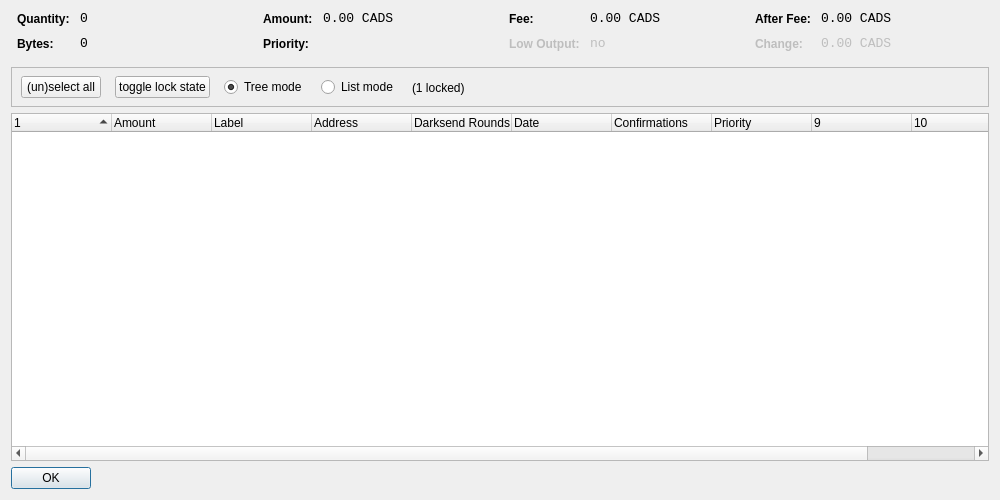
<?xml version="1.0" encoding="UTF-8"?>
<ui version="4.0">
 <class>CoinControlDialog</class>
 <widget class="QDialog" name="CoinControlDialog">
  <property name="geometry">
   <rect>
    <x>0</x>
    <y>0</y>
    <width>1000</width>
    <height>500</height>
   </rect>
  </property>
  <property name="windowTitle">
   <string>Coin Control</string>
  </property>
  <layout class="QVBoxLayout" name="verticalLayout">
   <item>
    <layout class="QHBoxLayout" name="horizontalLayoutTop" stretch="0,0,0,0">
     <property name="topMargin">
      <number>0</number>
     </property>
     <property name="bottomMargin">
      <number>10</number>
     </property>
     <item>
      <layout class="QFormLayout" name="formLayoutCoinControl1">
       <property name="horizontalSpacing">
        <number>10</number>
       </property>
       <property name="verticalSpacing">
        <number>10</number>
       </property>
       <property name="leftMargin">
        <number>6</number>
       </property>
       <property name="rightMargin">
        <number>6</number>
       </property>
       <item row="0" column="0">
        <widget class="QLabel" name="labelCoinControlQuantityText">
         <property name="styleSheet">
          <string notr="true">font-weight:bold;</string>
         </property>
         <property name="text">
          <string>Quantity:</string>
         </property>
        </widget>
       </item>
       <item row="0" column="1">
        <widget class="QLabel" name="labelCoinControlQuantity">
         <property name="font">
          <font>
           <family>Monospace</family>
           <pointsize>10</pointsize>
          </font>
         </property>
         <property name="cursor">
          <cursorShape>IBeamCursor</cursorShape>
         </property>
         <property name="contextMenuPolicy">
          <enum>Qt::ActionsContextMenu</enum>
         </property>
         <property name="text">
          <string notr="true">0</string>
         </property>
         <property name="textInteractionFlags">
          <set>Qt::LinksAccessibleByMouse|Qt::TextSelectableByKeyboard|Qt::TextSelectableByMouse</set>
         </property>
        </widget>
       </item>
       <item row="1" column="0">
        <widget class="QLabel" name="labelCoinControlBytesText">
         <property name="styleSheet">
          <string notr="true">font-weight:bold;</string>
         </property>
         <property name="text">
          <string>Bytes:</string>
         </property>
        </widget>
       </item>
       <item row="1" column="1">
        <widget class="QLabel" name="labelCoinControlBytes">
         <property name="font">
          <font>
           <family>Monospace</family>
           <pointsize>10</pointsize>
          </font>
         </property>
         <property name="cursor">
          <cursorShape>IBeamCursor</cursorShape>
         </property>
         <property name="contextMenuPolicy">
          <enum>Qt::ActionsContextMenu</enum>
         </property>
         <property name="text">
          <string notr="true">0</string>
         </property>
         <property name="textInteractionFlags">
          <set>Qt::LinksAccessibleByMouse|Qt::TextSelectableByKeyboard|Qt::TextSelectableByMouse</set>
         </property>
        </widget>
       </item>
      </layout>
     </item>
     <item>
      <layout class="QFormLayout" name="formLayoutCoinControl2">
       <property name="horizontalSpacing">
        <number>10</number>
       </property>
       <property name="verticalSpacing">
        <number>10</number>
       </property>
       <property name="leftMargin">
        <number>6</number>
       </property>
       <property name="rightMargin">
        <number>6</number>
       </property>
       <item row="0" column="0">
        <widget class="QLabel" name="labelCoinControlAmountText">
         <property name="styleSheet">
          <string notr="true">font-weight:bold;</string>
         </property>
         <property name="text">
          <string>Amount:</string>
         </property>
        </widget>
       </item>
       <item row="0" column="1">
        <widget class="QLabel" name="labelCoinControlAmount">
         <property name="font">
          <font>
           <family>Monospace</family>
           <pointsize>10</pointsize>
          </font>
         </property>
         <property name="cursor">
          <cursorShape>IBeamCursor</cursorShape>
         </property>
         <property name="contextMenuPolicy">
          <enum>Qt::ActionsContextMenu</enum>
         </property>
         <property name="text">
          <string notr="true">0.00 CADS</string>
         </property>
         <property name="textInteractionFlags">
          <set>Qt::LinksAccessibleByMouse|Qt::TextSelectableByKeyboard|Qt::TextSelectableByMouse</set>
         </property>
        </widget>
       </item>
       <item row="1" column="0">
        <widget class="QLabel" name="labelCoinControlPriorityText">
         <property name="styleSheet">
          <string notr="true">font-weight:bold;</string>
         </property>
         <property name="text">
          <string>Priority:</string>
         </property>
        </widget>
       </item>
       <item row="1" column="1">
        <widget class="QLabel" name="labelCoinControlPriority">
         <property name="font">
          <font>
           <family>Monospace</family>
           <pointsize>10</pointsize>
          </font>
         </property>
         <property name="cursor">
          <cursorShape>IBeamCursor</cursorShape>
         </property>
         <property name="contextMenuPolicy">
          <enum>Qt::ActionsContextMenu</enum>
         </property>
         <property name="text">
          <string/>
         </property>
         <property name="textInteractionFlags">
          <set>Qt::LinksAccessibleByMouse|Qt::TextSelectableByKeyboard|Qt::TextSelectableByMouse</set>
         </property>
        </widget>
       </item>
      </layout>
     </item>
     <item>
      <layout class="QFormLayout" name="formLayoutCoinControl3">
       <property name="horizontalSpacing">
        <number>10</number>
       </property>
       <property name="verticalSpacing">
        <number>10</number>
       </property>
       <property name="leftMargin">
        <number>6</number>
       </property>
       <property name="rightMargin">
        <number>6</number>
       </property>
       <item row="0" column="0">
        <widget class="QLabel" name="labelCoinControlFeeText">
         <property name="styleSheet">
          <string notr="true">font-weight:bold;</string>
         </property>
         <property name="text">
          <string>Fee:</string>
         </property>
        </widget>
       </item>
       <item row="0" column="1">
        <widget class="QLabel" name="labelCoinControlFee">
         <property name="font">
          <font>
           <family>Monospace</family>
           <pointsize>10</pointsize>
          </font>
         </property>
         <property name="cursor">
          <cursorShape>IBeamCursor</cursorShape>
         </property>
         <property name="contextMenuPolicy">
          <enum>Qt::ActionsContextMenu</enum>
         </property>
         <property name="text">
          <string notr="true">0.00 CADS</string>
         </property>
         <property name="textInteractionFlags">
          <set>Qt::LinksAccessibleByMouse|Qt::TextSelectableByKeyboard|Qt::TextSelectableByMouse</set>
         </property>
        </widget>
       </item>
       <item row="1" column="0">
        <widget class="QLabel" name="labelCoinControlLowOutputText">
         <property name="enabled">
          <bool>false</bool>
         </property>
         <property name="styleSheet">
          <string notr="true">font-weight:bold;</string>
         </property>
         <property name="text">
          <string>Low Output:</string>
         </property>
        </widget>
       </item>
       <item row="1" column="1">
        <widget class="QLabel" name="labelCoinControlLowOutput">
         <property name="enabled">
          <bool>false</bool>
         </property>
         <property name="font">
          <font>
           <family>Monospace</family>
           <pointsize>10</pointsize>
          </font>
         </property>
         <property name="cursor">
          <cursorShape>IBeamCursor</cursorShape>
         </property>
         <property name="contextMenuPolicy">
          <enum>Qt::ActionsContextMenu</enum>
         </property>
         <property name="text">
          <string notr="true">no</string>
         </property>
         <property name="textInteractionFlags">
          <set>Qt::LinksAccessibleByMouse|Qt::TextSelectableByKeyboard|Qt::TextSelectableByMouse</set>
         </property>
        </widget>
       </item>
      </layout>
     </item>
     <item>
      <layout class="QFormLayout" name="formLayoutCoinControl4">
       <property name="horizontalSpacing">
        <number>10</number>
       </property>
       <property name="verticalSpacing">
        <number>10</number>
       </property>
       <property name="leftMargin">
        <number>6</number>
       </property>
       <property name="rightMargin">
        <number>6</number>
       </property>
       <item row="0" column="0">
        <widget class="QLabel" name="labelCoinControlAfterFeeText">
         <property name="styleSheet">
          <string notr="true">font-weight:bold;</string>
         </property>
         <property name="text">
          <string>After Fee:</string>
         </property>
        </widget>
       </item>
       <item row="0" column="1">
        <widget class="QLabel" name="labelCoinControlAfterFee">
         <property name="font">
          <font>
           <family>Monospace</family>
           <pointsize>10</pointsize>
          </font>
         </property>
         <property name="cursor">
          <cursorShape>IBeamCursor</cursorShape>
         </property>
         <property name="contextMenuPolicy">
          <enum>Qt::ActionsContextMenu</enum>
         </property>
         <property name="text">
          <string notr="true">0.00 CADS</string>
         </property>
         <property name="textInteractionFlags">
          <set>Qt::LinksAccessibleByMouse|Qt::TextSelectableByKeyboard|Qt::TextSelectableByMouse</set>
         </property>
        </widget>
       </item>
       <item row="1" column="0">
        <widget class="QLabel" name="labelCoinControlChangeText">
         <property name="enabled">
          <bool>false</bool>
         </property>
         <property name="styleSheet">
          <string notr="true">font-weight:bold;</string>
         </property>
         <property name="text">
          <string>Change:</string>
         </property>
        </widget>
       </item>
       <item row="1" column="1">
        <widget class="QLabel" name="labelCoinControlChange">
         <property name="enabled">
          <bool>false</bool>
         </property>
         <property name="font">
          <font>
           <family>Monospace</family>
           <pointsize>10</pointsize>
          </font>
         </property>
         <property name="cursor">
          <cursorShape>IBeamCursor</cursorShape>
         </property>
         <property name="contextMenuPolicy">
          <enum>Qt::ActionsContextMenu</enum>
         </property>
         <property name="text">
          <string notr="true">0.00 CADS</string>
         </property>
         <property name="textInteractionFlags">
          <set>Qt::LinksAccessibleByMouse|Qt::TextSelectableByKeyboard|Qt::TextSelectableByMouse</set>
         </property>
        </widget>
       </item>
      </layout>
     </item>
    </layout>
   </item>
   <item>
    <widget class="QFrame" name="frame">
     <property name="minimumSize">
      <size>
       <width>0</width>
       <height>40</height>
      </size>
     </property>
     <property name="frameShape">
      <enum>QFrame::StyledPanel</enum>
     </property>
     <property name="frameShadow">
      <enum>QFrame::Sunken</enum>
     </property>
     <widget class="QWidget" name="horizontalLayoutWidget">
      <property name="geometry">
       <rect>
        <x>10</x>
        <y>0</y>
        <width>781</width>
        <height>41</height>
       </rect>
      </property>
      <layout class="QHBoxLayout" name="horizontalLayoutPanel" stretch="0,0,0,0,0">
       <property name="spacing">
        <number>14</number>
       </property>
       <item>
        <widget class="QPushButton" name="pushButtonSelectAll">
         <property name="sizePolicy">
          <sizepolicy hsizetype="Maximum" vsizetype="Fixed">
           <horstretch>0</horstretch>
           <verstretch>0</verstretch>
          </sizepolicy>
         </property>
         <property name="text">
          <string>(un)select all</string>
         </property>
        </widget>
       </item>
        <item>
         <widget class="QPushButton" name="pushButtonToggleLock">
          <property name="sizePolicy">
           <sizepolicy hsizetype="Maximum" vsizetype="Fixed">
            <horstretch>0</horstretch>
            <verstretch>0</verstretch>
           </sizepolicy>
          </property>
          <property name="text">
           <string>toggle lock state</string>
          </property>
          <property name="autoDefault">
           <bool>false</bool>
          </property>
         </widget>
        </item>
       <item>
        <widget class="QRadioButton" name="radioTreeMode">
         <property name="sizePolicy">
          <sizepolicy hsizetype="Maximum" vsizetype="Fixed">
           <horstretch>0</horstretch>
           <verstretch>0</verstretch>
          </sizepolicy>
         </property>
         <property name="text">
          <string>Tree mode</string>
         </property>
         <property name="checked">
          <bool>true</bool>
         </property>
        </widget>
       </item>
       <item>
        <widget class="QRadioButton" name="radioListMode">
         <property name="sizePolicy">
          <sizepolicy hsizetype="Maximum" vsizetype="Fixed">
           <horstretch>0</horstretch>
           <verstretch>0</verstretch>
          </sizepolicy>
         </property>
         <property name="text">
          <string>List mode</string>
         </property>
        </widget>
       </item>
        <item>
         <widget class="QLabel" name="labelLocked">
          <property name="text">
           <string>(1 locked)</string>
          </property>
         </widget>
        </item>
       <item>
        <spacer name="horizontalSpacer">
         <property name="orientation">
          <enum>Qt::Horizontal</enum>
         </property>
         <property name="sizeHint" stdset="0">
          <size>
           <width>40</width>
           <height>20</height>
          </size>
         </property>
        </spacer>
       </item>
      </layout>
     </widget>
    </widget>
   </item>
   <item>
    <widget class="CoinControlTreeWidget" name="treeWidget">
     <property name="contextMenuPolicy">
      <enum>Qt::CustomContextMenu</enum>
     </property>
     <property name="sortingEnabled">
      <bool>false</bool>
     </property>
     <property name="columnCount">
      <number>11</number>
     </property>
     <attribute name="headerShowSortIndicator" stdset="0">
      <bool>true</bool>
     </attribute>
     <attribute name="headerStretchLastSection">
      <bool>false</bool>
     </attribute>
     <column>
      <property name="text">
       <string/>
      </property>
     </column>
     <column>
      <property name="text">
       <string>Amount</string>
      </property>
     </column>
     <column>
      <property name="text">
       <string>Label</string>
      </property>
     </column>
     <column>
      <property name="text">
       <string>Address</string>
      </property>
     </column>
     <column>
      <property name="text">
       <string>Darksend Rounds</string>
      </property>
    </column>
     <column>
      <property name="text">
       <string>Date</string>
      </property>
     </column>
     <column>
      <property name="text">
       <string>Confirmations</string>
      </property>
      <property name="toolTip">
       <string>Confirmed</string>
      </property>
     </column>
     <column>
      <property name="text">
       <string>Priority</string>
      </property>
     </column>
     <column>
      <property name="text">
       <string/>
      </property>
     </column>
     <column>
      <property name="text">
       <string/>
      </property>
     </column>
     <column>
      <property name="text">
       <string/>
      </property>
     </column>
     <column>
      <property name="text">
       <string/>
      </property>
     </column>
    </widget>
   </item>
   <item>
    <widget class="QDialogButtonBox" name="buttonBox">
     <property name="sizePolicy">
      <sizepolicy hsizetype="Maximum" vsizetype="Fixed">
       <horstretch>0</horstretch>
       <verstretch>0</verstretch>
      </sizepolicy>
     </property>
     <property name="orientation">
      <enum>Qt::Horizontal</enum>
     </property>
     <property name="standardButtons">
      <set>QDialogButtonBox::Ok</set>
     </property>
    </widget>
   </item>
  </layout>
 </widget>
 <customwidgets>
  <customwidget>
   <class>CoinControlTreeWidget</class>
   <extends>QTreeWidget</extends>
   <header>coincontroltreewidget.h</header>
  </customwidget>
 </customwidgets>
 <resources/>
 <connections/>
</ui>
